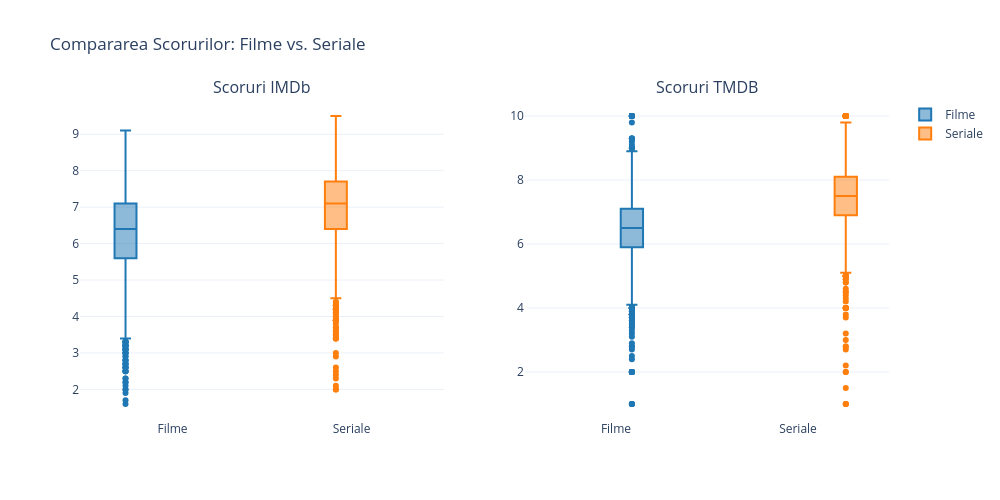

Notebook source saved alongside this figure:
### Markdown cell above
6. Calitate și Popularitate: Perspective asupra Evaluărilor
Această secțiune analizează legătura dintre calitate (măsurată prin scorurile IMDb și TMDB) și popularitate (măsurată prin popularitatea TMDB). Înțelegerea acestei relații este crucială: un scor bun garantează automat succesul? Sau există alți factori în joc?
Vom examina, de asemenea, dacă există diferențe în modul în care filmele și serialele sunt evaluate de public.

### Code cell
#Filtrăm datele pentru a elimina valorile lipsă
df_ratings = df_clean.dropna(subset=['imdb_score', 'tmdb_score', 'tmdb_popularity'])

#1. Boxplot-uri pentru scorurile IMDb și TMDB, comparând filme vs. seriale
fig = make_subplots(rows=1, cols=2, subplot_titles=('Scoruri IMDb', 'Scoruri TMDB'))

#Scoruri IMDb
fig.add_trace(go.Box(y=df_ratings[df_ratings['type'] == 'MOVIE']['imdb_score'],
                    name='Filme', marker_color='#1f77b4'), row=1, col=1)
fig.add_trace(go.Box(y=df_ratings[df_ratings['type'] == 'SHOW']['imdb_score'],
                    name='Seriale', marker_color='#ff7f0e'), row=1, col=1)

#Scoruri TMDB
fig.add_trace(go.Box(y=df_ratings[df_ratings['type'] == 'MOVIE']['tmdb_score'],
                    name='Filme', marker_color='#1f77b4', showlegend=False), row=1, col=2)
fig.add_trace(go.Box(y=df_ratings[df_ratings['type'] == 'SHOW']['tmdb_score'],
                    name='Seriale', marker_color='#ff7f0e', showlegend=False), row=1, col=2)

fig.update_layout(
    title_text='Compararea Scorurilor: Filme vs. Seriale',
    template='plotly_white',
    width=1000,
    height=500,
    boxmode='group'
)

fig.show()

#Interpretare
print("""
Concluzie:
Atât pe IMDb, cât și pe TMDB, serialele tind să aibă scoruri mediane ușor mai mari decât filmele,
cu o variabilitate mai mică (cutiile sunt mai compacte). Acest lucru sugerează că publicul
tinde să evalueze serialele mai favorabil, posibil datorită dezvoltării mai profunde a personajelor
și poveștilor pe parcursul mai multor episoade. Pentru o strategie de conținut,
aceasta indică faptul că investiția în seriale de calitate ar putea aduce beneficii în termeni de
satisfacție și loialitate a publicului.
""")

### Figure 1 — Plotly figure (JSON) as saved in the notebook; plotly's stock layout.template omitted (floating-point values rounded to 4 significant figures; data arrays with more than 128 entries replaced by an {"elided": "..."} marker saying what was removed)
{"data": [{"marker": {"color": "#1f77b4"}, "name": "Filme", "type": "box", "xaxis": "x", "y": {"elided": "3285 float values"}, "yaxis": "y"}, {"marker": {"color": "#ff7f0e"}, "name": "Seriale", "type": "box", "xaxis": "x", "y": {"elided": "1860 float values"}, "yaxis": "y"}, {"marker": {"color": "#1f77b4"}, "name": "Filme", "showlegend": false, "type": "box", "xaxis": "x2", "y": {"elided": "3285 float values"}, "yaxis": "y2"}, {"marker": {"color": "#ff7f0e"}, "name": "Seriale", "showlegend": false, "type": "box", "xaxis": "x2", "y": {"elided": "1860 float values"}, "yaxis": "y2"}], "layout": {"annotations": [{"font": {"size": 16}, "showarrow": false, "text": "Scoruri IMDb", "x": 0.225, "xanchor": "center", "xref": "paper", "y": 1, "yanchor": "bottom", "yref": "paper"}, {"font": {"size": 16}, "showarrow": false, "text": "Scoruri TMDB", "x": 0.775, "xanchor": "center", "xref": "paper", "y": 1, "yanchor": "bottom", "yref": "paper"}], "boxmode": "group", "height": 500, "title": {"text": "Compararea Scorurilor: Filme vs. Seriale"}, "width": 1000, "xaxis": {"anchor": "y", "domain": [0, 0.45]}, "xaxis2": {"anchor": "y2", "domain": [0.55, 1]}, "yaxis": {"anchor": "x", "domain": [0, 1]}, "yaxis2": {"anchor": "x2", "domain": [0, 1]}}}
